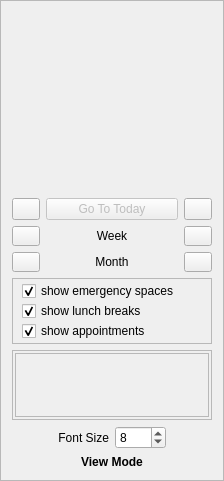
             <widget class="QFrame" name="frame_18">
              <property name="frameShape">
               <enum>QFrame::StyledPanel</enum>
              </property>
              <property name="frameShadow">
               <enum>QFrame::Raised</enum>
              </property>
              <layout class="QGridLayout" name="gridLayout_5">
               <item row="0" column="0" colspan="4">
                <widget class="QWidget" name="apptOVcalendar_placeholder" native="true">
                 <property name="sizePolicy">
                  <sizepolicy hsizetype="Fixed" vsizetype="Preferred">
                   <horstretch>0</horstretch>
                   <verstretch>0</verstretch>
                  </sizepolicy>
                 </property>
                 <property name="minimumSize">
                  <size>
                   <width>200</width>
                   <height>180</height>
                  </size>
                 </property>
                 <property name="maximumSize">
                  <size>
                   <width>200</width>
                   <height>200</height>
                  </size>
                 </property>
                </widget>
               </item>
               <item row="1" column="0">
                <widget class="QPushButton" name="apptPrevDay_pushButton">
                 <property name="maximumSize">
                  <size>
                   <width>28</width>
                   <height>24</height>
                  </size>
                 </property>
                 <property name="text">
                  <string/>
                 </property>
                 <property name="icon">
                  <iconset resource="../resources/resources.qrc">
                   <normaloff>:/back.png</normaloff>:/back.png</iconset>
                 </property>
                </widget>
               </item>
               <item row="1" column="1" colspan="2">
                <widget class="QPushButton" name="goTodayPushButton">
                 <property name="enabled">
                  <bool>false</bool>
                 </property>
                 <property name="maximumSize">
                  <size>
                   <width>16777215</width>
                   <height>24</height>
                  </size>
                 </property>
                 <property name="text">
                  <string>Go To Today</string>
                 </property>
                 <property name="icon">
                  <iconset resource="../resources/resources.qrc">
                   <normaloff>:/agt_reload.png</normaloff>:/agt_reload.png</iconset>
                 </property>
                </widget>
               </item>
               <item row="1" column="3">
                <widget class="QPushButton" name="apptNextDay_pushButton">
                 <property name="maximumSize">
                  <size>
                   <width>28</width>
                   <height>24</height>
                  </size>
                 </property>
                 <property name="text">
                  <string/>
                 </property>
                 <property name="icon">
                  <iconset resource="../resources/resources.qrc">
                   <normaloff>:/forward.png</normaloff>:/forward.png</iconset>
                 </property>
                </widget>
               </item>
               <item row="2" column="0">
                <widget class="QPushButton" name="aptOVprevweek">
                 <property name="maximumSize">
                  <size>
                   <width>28</width>
                   <height>20</height>
                  </size>
                 </property>
                 <property name="text">
                  <string/>
                 </property>
                 <property name="icon">
                  <iconset resource="../resources/resources.qrc">
                   <normaloff>:/back.png</normaloff>:/back.png</iconset>
                 </property>
                </widget>
               </item>
               <item row="2" column="1" colspan="2">
                <widget class="QLabel" name="label_62">
                 <property name="maximumSize">
                  <size>
                   <width>16777215</width>
                   <height>20</height>
                  </size>
                 </property>
                 <property name="text">
                  <string>Week</string>
                 </property>
                 <property name="alignment">
                  <set>Qt::AlignCenter</set>
                 </property>
                </widget>
               </item>
               <item row="2" column="3">
                <widget class="QPushButton" name="aptOVnextweek">
                 <property name="maximumSize">
                  <size>
                   <width>28</width>
                   <height>20</height>
                  </size>
                 </property>
                 <property name="text">
                  <string/>
                 </property>
                 <property name="icon">
                  <iconset resource="../resources/resources.qrc">
                   <normaloff>:/forward.png</normaloff>:/forward.png</iconset>
                 </property>
                </widget>
               </item>
               <item row="3" column="0">
                <widget class="QPushButton" name="aptOVprevmonth">
                 <property name="maximumSize">
                  <size>
                   <width>28</width>
                   <height>20</height>
                  </size>
                 </property>
                 <property name="text">
                  <string/>
                 </property>
                 <property name="icon">
                  <iconset resource="../resources/resources.qrc">
                   <normaloff>:/back.png</normaloff>:/back.png</iconset>
                 </property>
                </widget>
               </item>
               <item row="3" column="1" colspan="2">
                <widget class="QLabel" name="label_63">
                 <property name="maximumSize">
                  <size>
                   <width>16777215</width>
                   <height>20</height>
                  </size>
                 </property>
                 <property name="text">
                  <string>Month</string>
                 </property>
                 <property name="alignment">
                  <set>Qt::AlignCenter</set>
                 </property>
                </widget>
               </item>
               <item row="3" column="3">
                <widget class="QPushButton" name="aptOVnextmonth">
                 <property name="maximumSize">
                  <size>
                   <width>28</width>
                   <height>20</height>
                  </size>
                 </property>
                 <property name="text">
                  <string/>
                 </property>
                 <property name="icon">
                  <iconset resource="../resources/resources.qrc">
                   <normaloff>:/forward.png</normaloff>:/forward.png</iconset>
                 </property>
                </widget>
               </item>
               <item row="4" column="0" colspan="4">
                <widget class="QFrame" name="frame_3">
                 <property name="frameShape">
                  <enum>QFrame::StyledPanel</enum>
                 </property>
                 <property name="frameShadow">
                  <enum>QFrame::Raised</enum>
                 </property>
                 <layout class="QVBoxLayout" name="verticalLayout_4">
                  <property name="spacing">
                   <number>0</number>
                  </property>
                  <property name="topMargin">
                   <number>2</number>
                  </property>
                  <property name="bottomMargin">
                   <number>2</number>
                  </property>
                  <item>
                   <widget class="QCheckBox" name="aptOV_emergencycheckBox">
                    <property name="text">
                     <string>show emergency spaces</string>
                    </property>
                    <property name="checked">
                     <bool>true</bool>
                    </property>
                   </widget>
                  </item>
                  <item>
                   <widget class="QCheckBox" name="aptOV_lunchcheckBox">
                    <property name="text">
                     <string>show lunch breaks</string>
                    </property>
                    <property name="checked">
                     <bool>true</bool>
                    </property>
                   </widget>
                  </item>
                  <item>
                   <widget class="QCheckBox" name="aptOV_apptscheckBox">
                    <property name="text">
                     <string>show appointments</string>
                    </property>
                    <property name="checked">
                     <bool>true</bool>
                    </property>
                   </widget>
                  </item>
                 </layout>
                </widget>
               </item>
               <item row="5" column="0" colspan="4">
                <widget class="QScrollArea" name="aptOVdentscrollArea">
                 <property name="maximumSize">
                  <size>
                   <width>16777215</width>
                   <height>16777215</height>
                  </size>
                 </property>
                 <property name="widgetResizable">
                  <bool>true</bool>
                 </property>
                 <widget class="QWidget" name="scrollAreaWidgetContents">
                  <property name="geometry">
                   <rect>
                    <x>0</x>
                    <y>0</y>
                    <width>198</width>
                    <height>89</height>
                   </rect>
                  </property>
                  <layout class="QVBoxLayout" name="verticalLayout_3">
                   <property name="spacing">
                    <number>2</number>
                   </property>
                   <property name="margin">
                    <number>2</number>
                   </property>
                   <item>
                    <widget class="QFrame" name="aptOVdents_frame">
                     <property name="frameShape">
                      <enum>QFrame::StyledPanel</enum>
                     </property>
                     <property name="frameShadow">
                      <enum>QFrame::Raised</enum>
                     </property>
                    </widget>
                   </item>
                  </layout>
                 </widget>
                </widget>
               </item>
               <item row="6" column="0" colspan="2">
                <widget class="QLabel" name="label_42">
                 <property name="maximumSize">
                  <size>
                   <width>101</width>
                   <height>16777215</height>
                  </size>
                 </property>
                 <property name="text">
                  <string>Font Size</string>
                 </property>
                 <property name="alignment">
                  <set>Qt::AlignRight|Qt::AlignTrailing|Qt::AlignVCenter</set>
                 </property>
                </widget>
               </item>
               <item row="6" column="2" colspan="2">
                <widget class="QSpinBox" name="fontSize_spinBox">
                 <property name="maximumSize">
                  <size>
                   <width>51</width>
                   <height>16777215</height>
                  </size>
                 </property>
                 <property name="minimum">
                  <number>4</number>
                 </property>
                 <property name="maximum">
                  <number>16</number>
                 </property>
                 <property name="value">
                  <number>8</number>
                 </property>
                </widget>
               </item>
               <item row="7" column="0" colspan="4">
                <widget class="QLabel" name="aptOVmode_label">
                 <property name="font">
                  <font>
                   <weight>75</weight>
                   <bold>true</bold>
                  </font>
                 </property>
                 <property name="text">
                  <string>View Mode</string>
                 </property>
                 <property name="alignment">
                  <set>Qt::AlignCenter</set>
                 </property>
                </widget>
               </item>
              </layout>
             </widget>
